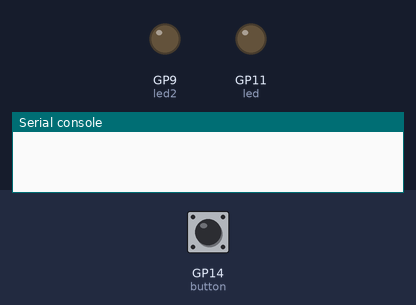
A program run on a simulated Raspberry Pi Pico running MicroPython. On the bench: output pins drawn as LEDs (lit = HIGH), the last lines printed to the serial console. Dashed ring = blinking. Inputs (shaded band) come from the test bench; at power-on: GP14 (button) LOW.

Above: at 1.2 s.
1.3 s: GP14 (button) pulled HIGH for 1 s
At 2.7 s:
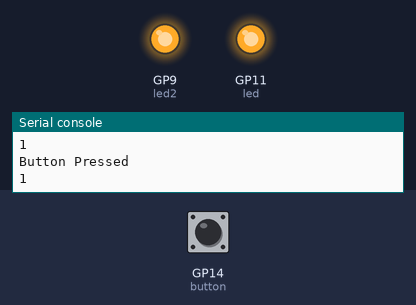
4.3 s: GP14 (button) pulled HIGH for 0.15 s
At 4.4 s:
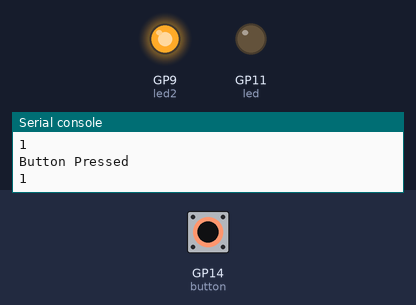
6.0 s: GP14 (button) pulled HIGH for 3.2 s
At 6.1 s:
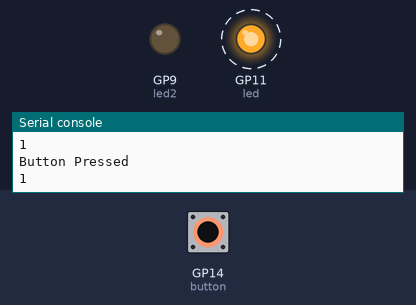
Timing chart, 0 to 10.5 s (numbered marks = the images above; inputs shaded):
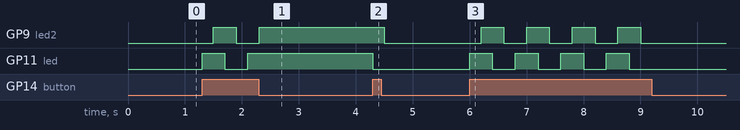

The program:

Toggler.py
```python
from machine import Pin
from time import sleep

led = Pin(11, Pin.OUT)
led2 = Pin(9, Pin.OUT)
button = Pin(14, Pin.IN, Pin.PULL_DOWN)


while True:
    if button.value():
        print('Button Pressed')
        print(button.value())
        led.toggle()
        sleep(0.2)
        led2.toggle()
        sleep(0.2)
              
```

Measured:
- after the input at 1.3 s, GP9 (led2): LOW → HIGH after 0.20 s, → LOW 0.40 s later, → HIGH 0.40 s later; GP11 (led): LOW → HIGH at once, → LOW 0.40 s later, → HIGH 0.40 s later
- after the input at 4.3 s, GP9 (led2): HIGH → LOW after 0.20 s; GP11 (led): HIGH → LOW at once
- after the input at 6.0 s, GP9 (led2): alternates HIGH for 0.40 s and LOW for 0.40 s, 8 changes in all, then stays LOW, starting after 0.20 s; GP11 (led): alternates HIGH for 0.40 s and LOW for 0.40 s, 8 changes in all, then stays LOW, starting at once
